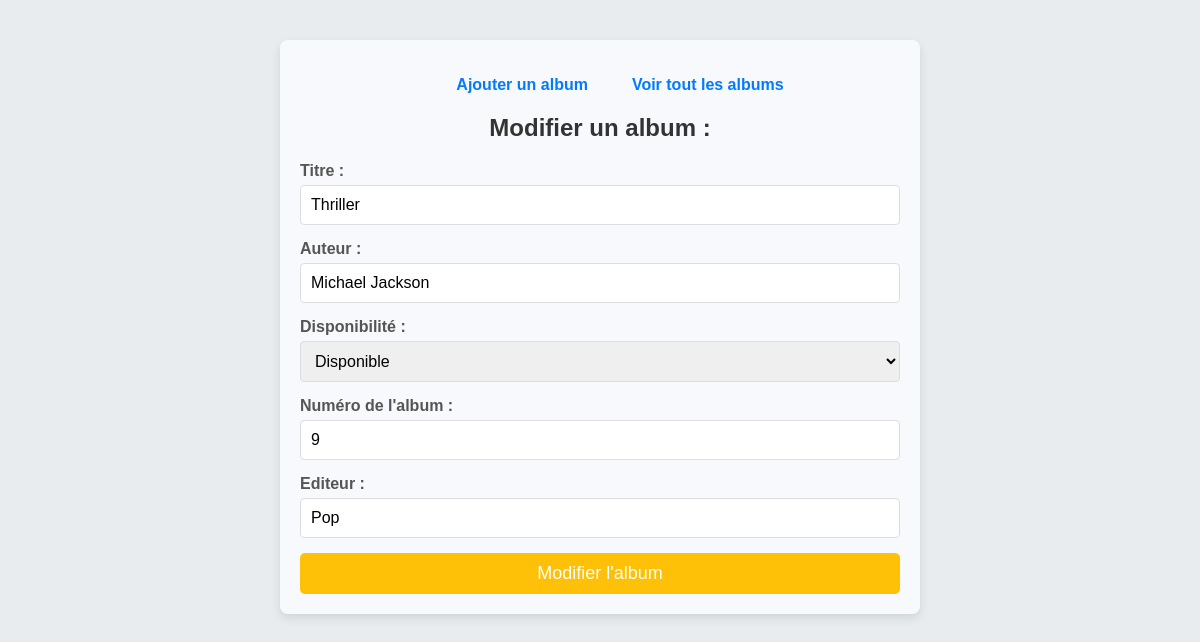
The app's page /album/editAlbum.php?id=25 with its own data.
### tables this page shows
CREATE TABLE `album` (
  `id` int(11) NOT NULL,
  `titre` varchar(255) NOT NULL,
  `auteur` varchar(255) NOT NULL,
  `disponible` tinyint(1) NOT NULL DEFAULT '1',
  `song_number` int(11) NOT NULL,
  `editor` varchar(255) NOT NULL
);

### src/Controller/AlbumController.php (called while the page is built, shortened)
<?php
final class AlbumController
{
    public static function getAlbumById($id) {
        $connexion = MySql::connect();
        $query = $connexion->prepare("SELECT * FROM album WHERE id = :id");
        $query->bindValue(':id', $id, PDO::PARAM_INT);
        $query->execute();
        $albumData = $query->fetch(PDO::FETCH_ASSOC);
        if ($albumData) {
            return new Album(
                $albumData['id'],
                $albumData['titre'],
                $albumData['auteur'],
                $albumData['disponible'],
                $albumData['song_number'],
                $albumData['editor']
            );
        }
        return null;
    }
}

### config/autoloader.php (called while the page is built, shortened)
<?php
final class Autoloader
{
    public static function register(): void
    {
        spl_autoload_register(function ($class)
        {
            if(str_starts_with($class, 'App\\'))
            {
                $class = substr_replace($class, 'src', 0, 3);
            }
            $file = __DIR__.  '/../' . str_replace('\\', DIRECTORY_SEPARATOR, $class).'.php';
            if (file_exists($file)) {
                return true;
            }
            return false;
        });
    }
}

### src/Class/Media.php (called while the page is built, shortened)
<?php
class Media{
    private string $titre;
    private string $auteur;
    private bool $disponible = true;
    public function __construct($id, string $titre, string $auteur, bool $disponible) {
        $this->titre = $titre;
        $this->auteur = $auteur;
        $this->disponible = $disponible;
    }
    public function getTitre(): string
    {
        return $this->titre;
    }
    public function getAuteur(): string
    {
        return $this->auteur;
    }
    public function getDisponible(): bool
    {
        return $this->disponible;
    }
}

### src/Class/Album.php (called while the page is built, shortened)
<?php
class Album extends Media{
    private int $songNumber;
    private string $editor;
    public function __construct($id, string $titre, string $auteur, bool $disponible, int $songNumber, string $editor) {
        $this->songNumber = $songNumber;
        $this->editor = $editor;
    }
    public function getSongNumber(): int{
        return $this->songNumber;
    }
    public function getEditor(): string{
        return $this->editor;
    }
}

### public/album/editAlbum.php (the view, shortened to what this page needs)
<?php
require_once('../../config/autoloader.php');
if (isset($_GET['id'])) {
    $albumId = (int) $_GET['id'];
    $album = AlbumController::getAlbumById($albumId);
} else {
    echo "ID de l'album manquant.";
    exit;
}
?>
<!DOCTYPE html>
<html lang="fr">
<head>
    <link rel="stylesheet" href="../style.css">
</head>
<body>
<div class="content_body">
        <ul class="nav">
            <li>
                <a href="addAlbum.php">Ajouter un album</a>
            </li>
            <li>
                <a href="../index.php">Voir tout les albums</a>
            </li>
        </ul>
        <div class="content_form">
            <h1 class="title_form">Modifier un album : </h1>
            <form class="form" action="#" method="POST">
                <div class="content_input">
                    <label class="label_form" for="titre">Titre : </label>
                    <div class="content_input_form_content_message_erreur">
                        <input class="input_form" type="text" name="titre" value="<?= $album->getTitre() ?>">
                    </div>
                </div>
                <div class="content_input">
                    <label class="label_form" for="auteur">Auteur : </label>
                    <div class="content_input_form_content_message_erreur">
                        <input class="input_form" type="text" name="auteur" value="<?= $album->getAuteur() ?>">
                    </div>
                </div>
                <div class="content_input">
                    <label class="label_form" for="disponible">Disponibilité : </label>
                    <div class="content_input_form_content_message_erreur">
                        <select name="disponible">
                            <option value="1" <?php if ($album->getDisponible()) echo 'selected'; ?>>Disponible</option>
                        </select>
                    </div>
                </div>
                <div class="content_input">
                    <label class="label_form" for="song_number">Numéro de l'album : </label>
                    <div class="content_input_form_content_message_erreur">
                        <input class="input_form" type="number" name="song_number" value="<?= $album->getSongNumber() ?>">
                    </div>
                </div>
                <div class="content_input">
                    <label class="label_form" for="editor">Editeur : </label>
                    <div class="content_input_form_content_message_erreur">
                        <input class="input_form" type="text" name="editor" value="<?= $album->getEditor() ?>">
                    </div>
                </div>
                <input class="submit_form" type="submit" value="Modifier l'album">
            </form>
        </div>
    </div>
</body>
</html>

### public/style.css (style rules this page uses)
body { font-family: 'Arial', sans-serif; background-color: #e9ecef; margin: 0; padding: 20px; }
input[type="submit"], .btn-delete { background-color: #ffc107; color: white; border: none; padding: 10px 15px; border-radius: 5px; cursor: pointer; transition: background-color 0.3s; }
.content_body { max-width: 600px; margin: 20px auto; padding: 20px; background-color: #f7f9fc; border-radius: 8px; box-shadow: 0px 4px 10px rgba(0, 0, 0, 0.1); }
.title_form { font-size: 24px; color: #333; text-align: center; margin-bottom: 20px; }
.nav { display: flex; justify-content: center; margin-bottom: 20px; list-style: none; }
.nav li { margin: 0 10px; }
.nav a { text-decoration: none; color: #007bff; font-weight: bold; padding: 8px 12px; border-radius: 4px; transition: background-color 0.3s ease; }
.content_input { margin-bottom: 15px; }
.label_form { display: block; font-weight: bold; color: #555; margin-bottom: 5px; }
.input_form, select { width: 100%; padding: 10px; font-size: 16px; border: 1px solid #ddd; border-radius: 4px; box-sizing: border-box; transition: border-color 0.3s ease; }
.submit_form { width: 100%; padding: 10px; font-size: 18px; background-color: #007bff; color: #fff; border: none; border-radius: 4px; cursor: pointer; transition: background-color 0.3s ease; }
.content_input_form_content_message_erreur { position: relative; }

### records on screen
album: titre "Thriller", auteur "Michael Jackson", disponible "Disponible", song_number "9", editor "Pop"
